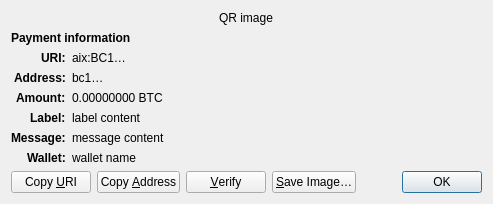
<?xml version="1.0" encoding="UTF-8"?>
<ui version="4.0">
 <class>ReceiveRequestDialog</class>
 <widget class="QDialog" name="ReceiveRequestDialog">
  <property name="geometry">
   <rect>
    <x>0</x>
    <y>0</y>
    <width>413</width>
    <height>229</height>
   </rect>
  </property>
  <property name="windowTitle">
   <string>Request payment to …</string>
  </property>
  <layout class="QGridLayout" name="gridLayout" columnstretch="0,1">
   <property name="sizeConstraint">
    <enum>QLayout::SetFixedSize</enum>
   </property>
   <item row="0" column="0" colspan="2" alignment="Qt::AlignHCenter">
    <widget class="QRImageWidget" name="qr_code">
     <property name="text">
      <string notr="true">QR image</string>
     </property>
     <property name="textInteractionFlags">
      <set>Qt::NoTextInteraction</set>
     </property>
    </widget>
   </item>
   <item row="1" column="0" colspan="2">
    <widget class="QLabel" name="payment_header">
     <property name="font">
      <font>
       <weight>75</weight>
       <bold>true</bold>
      </font>
     </property>
     <property name="text">
      <string>Payment information</string>
     </property>
     <property name="textInteractionFlags">
      <set>Qt::NoTextInteraction</set>
     </property>
    </widget>
   </item>
   <item row="2" column="0" alignment="Qt::AlignRight|Qt::AlignTop">
    <widget class="QLabel" name="uri_tag">
     <property name="font">
      <font>
       <weight>75</weight>
       <bold>true</bold>
      </font>
     </property>
     <property name="text">
      <string notr="true">URI:</string>
     </property>
     <property name="textFormat">
      <enum>Qt::PlainText</enum>
     </property>
     <property name="textInteractionFlags">
      <set>Qt::NoTextInteraction</set>
     </property>
    </widget>
   </item>
   <item row="2" column="1" alignment="Qt::AlignTop">
    <widget class="QLabel" name="uri_content">
     <property name="text">
      <string notr="true">aix:BC1…</string>
     </property>
     <property name="textFormat">
      <enum>Qt::RichText</enum>
     </property>
     <property name="wordWrap">
      <bool>true</bool>
     </property>
     <property name="textInteractionFlags">
      <set>Qt::TextSelectableByMouse</set>
     </property>
    </widget>
   </item>
   <item row="3" column="0" alignment="Qt::AlignRight|Qt::AlignTop">
    <widget class="QLabel" name="address_tag">
     <property name="font">
      <font>
       <weight>75</weight>
       <bold>true</bold>
      </font>
     </property>
     <property name="text">
      <string>Address:</string>
     </property>
     <property name="textInteractionFlags">
      <set>Qt::NoTextInteraction</set>
     </property>
    </widget>
   </item>
   <item row="3" column="1" alignment="Qt::AlignTop">
    <widget class="QLabel" name="address_content">
     <property name="text">
      <string notr="true">bc1…</string>
     </property>
     <property name="textFormat">
      <enum>Qt::PlainText</enum>
     </property>
     <property name="textInteractionFlags">
      <set>Qt::TextSelectableByMouse</set>
     </property>
    </widget>
   </item>
   <item row="4" column="0" alignment="Qt::AlignRight|Qt::AlignTop">
    <widget class="QLabel" name="amount_tag">
     <property name="font">
      <font>
       <weight>75</weight>
       <bold>true</bold>
      </font>
     </property>
     <property name="text">
      <string>Amount:</string>
     </property>
     <property name="textInteractionFlags">
      <set>Qt::NoTextInteraction</set>
     </property>
    </widget>
   </item>
   <item row="4" column="1" alignment="Qt::AlignTop">
    <widget class="QLabel" name="amount_content">
     <property name="text">
      <string notr="true">0.00000000 BTC</string>
     </property>
     <property name="textFormat">
      <enum>Qt::PlainText</enum>
     </property>
     <property name="textInteractionFlags">
      <set>Qt::TextSelectableByMouse</set>
     </property>
    </widget>
   </item>
   <item row="5" column="0" alignment="Qt::AlignRight|Qt::AlignTop">
    <widget class="QLabel" name="label_tag">
     <property name="font">
      <font>
       <weight>75</weight>
       <bold>true</bold>
      </font>
     </property>
     <property name="text">
      <string>Label:</string>
     </property>
     <property name="textInteractionFlags">
      <set>Qt::NoTextInteraction</set>
     </property>
    </widget>
   </item>
   <item row="5" column="1" alignment="Qt::AlignTop">
    <widget class="QLabel" name="label_content">
     <property name="text">
      <string notr="true">label content</string>
     </property>
     <property name="textFormat">
      <enum>Qt::PlainText</enum>
     </property>
     <property name="wordWrap">
      <bool>true</bool>
     </property>
     <property name="textInteractionFlags">
      <set>Qt::TextSelectableByMouse</set>
     </property>
    </widget>
   </item>
   <item row="6" column="0" alignment="Qt::AlignRight|Qt::AlignTop">
    <widget class="QLabel" name="message_tag">
     <property name="font">
      <font>
       <weight>75</weight>
       <bold>true</bold>
      </font>
     </property>
     <property name="text">
      <string>Message:</string>
     </property>
     <property name="textInteractionFlags">
      <set>Qt::NoTextInteraction</set>
     </property>
    </widget>
   </item>
   <item row="6" column="1" alignment="Qt::AlignTop">
    <widget class="QLabel" name="message_content">
     <property name="text">
      <string notr="true">message content</string>
     </property>
     <property name="textFormat">
      <enum>Qt::PlainText</enum>
     </property>
     <property name="wordWrap">
      <bool>true</bool>
     </property>
     <property name="textInteractionFlags">
      <set>Qt::TextSelectableByMouse</set>
     </property>
    </widget>
   </item>
   <item row="7" column="0" alignment="Qt::AlignRight|Qt::AlignTop">
    <widget class="QLabel" name="wallet_tag">
     <property name="font">
      <font>
       <weight>75</weight>
       <bold>true</bold>
      </font>
     </property>
     <property name="text">
      <string>Wallet:</string>
     </property>
     <property name="textInteractionFlags">
      <set>Qt::NoTextInteraction</set>
     </property>
    </widget>
   </item>
   <item row="7" column="1" alignment="Qt::AlignTop">
    <widget class="QLabel" name="wallet_content">
     <property name="text">
      <string notr="true">wallet name</string>
     </property>
     <property name="textFormat">
      <enum>Qt::PlainText</enum>
     </property>
     <property name="wordWrap">
      <bool>true</bool>
     </property>
     <property name="textInteractionFlags">
      <set>Qt::TextSelectableByMouse</set>
     </property>
    </widget>
   </item>
   <item row="8" column="0" colspan="2">
    <layout class="QHBoxLayout" name="horizontalLayout">
     <item>
      <widget class="QPushButton" name="btnCopyURI">
       <property name="text">
        <string>Copy &amp;URI</string>
       </property>
       <property name="autoDefault">
        <bool>false</bool>
       </property>
      </widget>
     </item>
     <item>
      <widget class="QPushButton" name="btnCopyAddress">
       <property name="text">
        <string>Copy &amp;Address</string>
       </property>
       <property name="autoDefault">
        <bool>false</bool>
       </property>
      </widget>
     </item>
     <item>
      <widget class="QPushButton" name="btnVerify">
       <property name="text">
        <string>&amp;Verify</string>
       </property>
       <property name="toolTip">
        <string>Verify this address on e.g. a hardware wallet screen</string>
       </property>
       <property name="autoDefault">
        <bool>false</bool>
       </property>
      </widget>
     </item>
     <item>
      <widget class="QPushButton" name="btnSaveAs">
       <property name="text">
        <string>&amp;Save Image…</string>
       </property>
       <property name="autoDefault">
        <bool>false</bool>
       </property>
      </widget>
     </item>
     <item>
      <spacer name="horizontalSpacer_2">
       <property name="orientation">
        <enum>Qt::Horizontal</enum>
       </property>
       <property name="sizeHint" stdset="0">
        <size>
         <width>40</width>
         <height>20</height>
        </size>
       </property>
      </spacer>
     </item>
     <item>
      <widget class="QDialogButtonBox" name="buttonBox">
       <property name="focusPolicy">
        <enum>Qt::StrongFocus</enum>
       </property>
       <property name="standardButtons">
        <set>QDialogButtonBox::Ok</set>
       </property>
      </widget>
     </item>
    </layout>
   </item>
  </layout>
 </widget>
 <customwidgets>
  <customwidget>
   <class>QRImageWidget</class>
   <extends>QLabel</extends>
   <header>qt/qrimagewidget.h</header>
  </customwidget>
 </customwidgets>
 <tabstops>
  <tabstop>buttonBox</tabstop>
  <tabstop>btnCopyURI</tabstop>
  <tabstop>btnCopyAddress</tabstop>
  <tabstop>btnSaveAs</tabstop>
 </tabstops>
 <resources/>
 <connections>
  <connection>
   <sender>buttonBox</sender>
   <signal>accepted()</signal>
   <receiver>ReceiveRequestDialog</receiver>
   <slot>accept()</slot>
   <hints>
    <hint type="sourcelabel">
     <x>135</x>
     <y>230</y>
    </hint>
    <hint type="destinationlabel">
     <x>135</x>
     <y>126</y>
    </hint>
   </hints>
  </connection>
 </connections>
</ui>
